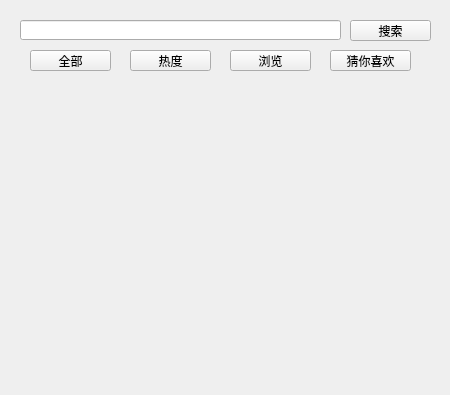
<?xml version="1.0" encoding="UTF-8"?>
<ui version="4.0">
 <class>diaryAll</class>
 <widget class="QWidget" name="diaryAll">
  <property name="geometry">
   <rect>
    <x>0</x>
    <y>0</y>
    <width>450</width>
    <height>395</height>
   </rect>
  </property>
  <property name="windowTitle">
   <string>Form</string>
  </property>
  <widget class="QLineEdit" name="searchLineEdi">
   <property name="geometry">
    <rect>
     <x>20</x>
     <y>20</y>
     <width>321</width>
     <height>20</height>
    </rect>
   </property>
  </widget>
  <widget class="QPushButton" name="searchPushButton">
   <property name="geometry">
    <rect>
     <x>350</x>
     <y>20</y>
     <width>81</width>
     <height>21</height>
    </rect>
   </property>
   <property name="text">
    <string>搜索</string>
   </property>
  </widget>
  <widget class="QPushButton" name="allPushButton">
   <property name="geometry">
    <rect>
     <x>30</x>
     <y>50</y>
     <width>81</width>
     <height>21</height>
    </rect>
   </property>
   <property name="text">
    <string>全部</string>
   </property>
  </widget>
  <widget class="QPushButton" name="popularityPushButton">
   <property name="geometry">
    <rect>
     <x>130</x>
     <y>50</y>
     <width>81</width>
     <height>21</height>
    </rect>
   </property>
   <property name="text">
    <string>热度</string>
   </property>
  </widget>
  <widget class="QPushButton" name="browsePushButton">
   <property name="geometry">
    <rect>
     <x>230</x>
     <y>50</y>
     <width>81</width>
     <height>21</height>
    </rect>
   </property>
   <property name="text">
    <string>浏览</string>
   </property>
  </widget>
  <widget class="QPushButton" name="interesPushButton">
   <property name="geometry">
    <rect>
     <x>330</x>
     <y>50</y>
     <width>81</width>
     <height>21</height>
    </rect>
   </property>
   <property name="text">
    <string>猜你喜欢</string>
   </property>
  </widget>
 </widget>
 <resources/>
 <connections/>
</ui>
